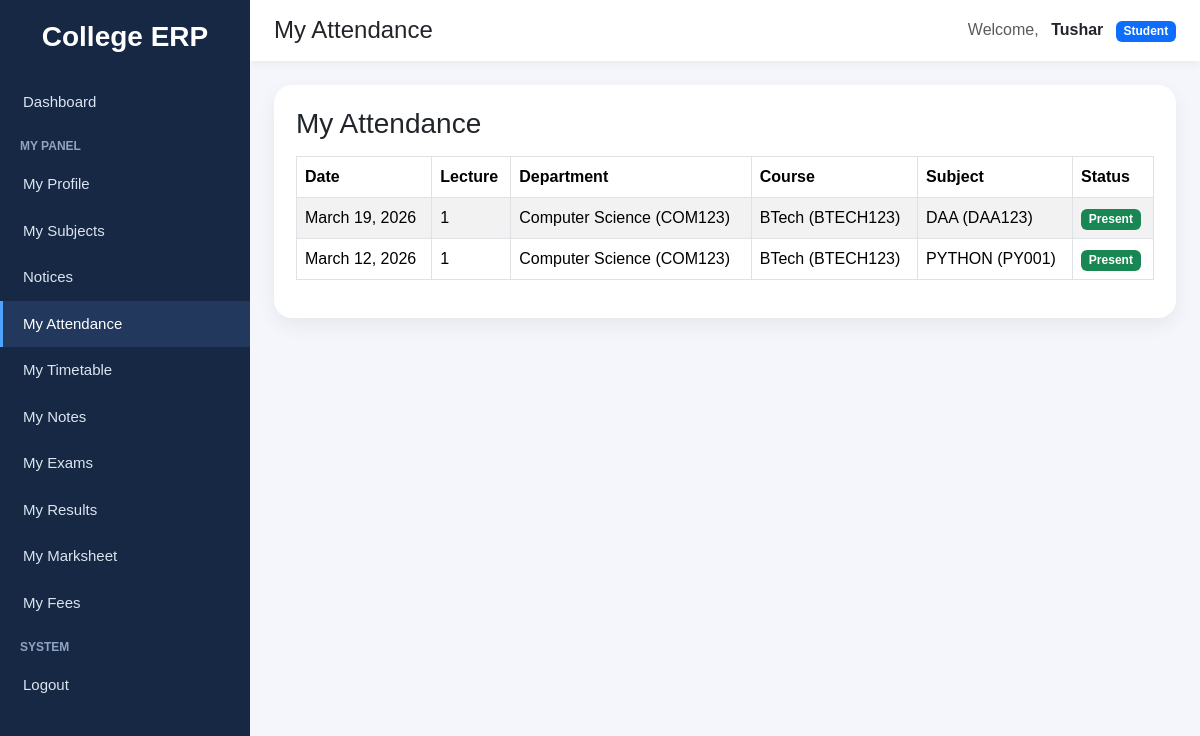
Page /attendance/my/ (signed in) on the committed database.
### accounts/models.py (models this page shows, shortened)
class CustomUser(AbstractUser):
    ROLE_CHOICES = (
        ("student", "Student"),
        ("faculty", "Faculty"),
        ("admin", "Admin"),
    )
    role = models.CharField(max_length=20, choices=ROLE_CHOICES)
    groups = models.ManyToManyField(
        Group,
        blank=True,
        related_name="customuser_set",
        related_query_name="customuser"
    )
    user_permissions = models.ManyToManyField(
        Permission,
        blank=True,
        related_name="customuser_permissions_set",
        related_query_name="customuser_permission"
    )

### attendance/models.py (models this page shows, shortened)
class AttendanceRecord(models.Model):
    STATUS_CHOICES = (
        ('Present', 'Present'),
        ('Absent', 'Absent'),
        ('Leave', 'Leave'),
    )
    session = models.ForeignKey(
        AttendanceSession,
        on_delete=models.CASCADE,
        related_name='records'
    )
    student = models.ForeignKey(
        Student,
        on_delete=models.CASCADE,
        related_name='attendance_records'
    )
    status = models.CharField(max_length=10, choices=STATUS_CHOICES, default='Present')
    remarks = models.CharField(max_length=255, blank=True, null=True)
    class Meta:
        ordering = ['student__name']
        unique_together = ('session', 'student')

class AttendanceSession(models.Model):
    department = models.ForeignKey(
        Department,
        on_delete=models.CASCADE,
        related_name='attendance_sessions'
    )
    course = models.ForeignKey(
        Course,
        on_delete=models.CASCADE,
        related_name='attendance_sessions'
    )
    semester = models.PositiveSmallIntegerField()
    section = models.CharField(max_length=20, blank=True, null=True)
    subject = models.ForeignKey(
        Subject,
        on_delete=models.CASCADE,
        related_name='attendance_sessions'
    )
    faculty = models.ForeignKey(
        Faculty,
        on_delete=models.SET_NULL,
        null=True,
        blank=True,
        related_name='attendance_sessions'
    )
    date = models.DateField()
    lecture_number = models.PositiveSmallIntegerField(default=1)
    created_at = models.DateTimeField(auto_now_add=True)
    updated_at = models.DateTimeField(auto_now=True)
    class Meta:
        ordering = ['-date', 'lecture_number']
        unique_together = (
            'department',
            'course',
            'semester',
            'section',
            'subject',
            'date',
            'lecture_number',
        )

### departments/models.py (models this page shows)
class Department(models.Model):
    name = models.CharField(max_length=100, unique=True)
    code = models.CharField(max_length=10, unique=True)
    class Meta:
        ordering = ["name"]
    def __str__(self):
        return f"{self.name} ({self.code})"

### courses/models.py (models this page shows)
class Course(models.Model):
    name = models.CharField(max_length=100, unique=True)
    code = models.CharField(max_length=20, unique=True)
    department = models.ForeignKey(
        Department,
        on_delete=models.CASCADE,
        related_name="courses"
    )
    duration = models.PositiveIntegerField(default=3)
    faculty = models.ForeignKey(
        "faculty.Faculty",
        on_delete=models.SET_NULL,
        null=True,
        blank=True,
        related_name="assigned_courses"
    )
    created_at = models.DateTimeField(auto_now_add=True)
    class Meta:
        ordering = ["name"]
    def __str__(self):
        return f"{self.name} ({self.code})"

### subjects/models.py (models this page shows)
class Subject(models.Model):
    name = models.CharField(max_length=100)
    code = models.CharField(max_length=20)
    def __str__(self):
        return f"{self.name} ({self.code})"

### attendance/views.py (the view)
# urls.py: path('my/', views.my_attendance, name='my_attendance'),
@login_required
def my_attendance(request):
    if getattr(request.user, 'role', None) != 'student':
        return redirect('attendance_list')
    records = AttendanceRecord.objects.select_related(
        'session', 'session__subject', 'session__course', 'session__department'
    ).filter(
        student__user=request.user
    ).order_by('-session__date', '-session__lecture_number')
    context = {
        'records': records,
    }
    return render(request, 'attendance/my_attendance.html', context)

### notices/context_processors.py (called while the page is built)
def latest_notices(request):
    if not request.user.is_authenticated:
        return {"latest_notices": []}
    notices = get_visible_notices_for_user(request.user)[:5]
    return {"latest_notices": notices}

### attendance/templates/attendance/my_attendance.html (shortened to what this page needs)
{% extends "base.html" %}
{% block page_title %}My Attendance{% endblock %}
{% block content %}
<div class="page-card">
    <h3 class="mb-3">My Attendance</h3>
    <div class="table-responsive">
        <table class="table table-bordered table-striped align-middle">
            <thead>
                <tr>
                    <th>Date</th>
                    <th>Lecture</th>
                    <th>Department</th>
                    <th>Course</th>
                    <th>Subject</th>
                    <th>Status</th>
                </tr>
            </thead>
            <tbody>
                {% for record in records %}
                <tr>
                    <td>{{ record.session.date }}</td>
                    <td>{{ record.session.lecture_number }}</td>
                    <td>{{ record.session.department }}</td>
                    <td>{{ record.session.course }}</td>
                    <td>{{ record.session.subject }}</td>
                    <td>
                        {% if record.status == 'Present' %}
                            <span class="badge bg-success">Present</span>
                        {% elif record.status == 'Absent' %}
                            <span class="badge bg-danger">Absent</span>
                        {% else %}
                            <span class="badge bg-warning text-dark">Leave</span>
                        {% endif %}
                    </td>
                </tr>
                {% empty %}
                <tr>
                    <td colspan="6" class="text-center">No attendance found.</td>
                </tr>
                {% endfor %}
            </tbody>
        </table>
    </div>
</div>
{% endblock %}

### templates/base.html (shortened to what this page needs)
<!DOCTYPE html>
<html lang="en">
<head>
    <link href="https://cdn.jsdelivr.net/npm/bootstrap@5.3.3/dist/css/bootstrap.min.css" rel="stylesheet">
</head>
<body>
<div class="sidebar">
    <h3>College ERP</h3>
    {% if request.user.is_authenticated %}
        {% if request.user.is_superuser or request.user.role == 'admin' %}
            <a href="/dashboard/" class="{% if '/dashboard' in request.path or request.path == '/' %}active-link{% endif %}">
                Dashboard
            </a>
            <div class="sidebar-section-title">Management</div>
            <a href="{% url 'student_list' %}" class="{% if '/students/' in request.path %}active-link{% endif %}">
                Students
            </a>
            <a href="{% url 'faculty_list' %}" class="{% if '/faculty/' in request.path %}active-link{% endif %}">
                Faculty
            </a>
            <a href="/courses/" class="{% if '/courses/' in request.path %}active-link{% endif %}">
                Courses
            </a>
            <a href="/departments/" class="{% if '/departments/' in request.path %}active-link{% endif %}">
                Departments
            </a>
            <div class="sidebar-section-title">Academics</div>
            <a href="/subjects/" class="{% if '/subjects/' in request.path and '/subjects/assignments/' not in request.path and '/subjects/my/' not in request.path %}active-link{% endif %}">
                Subjects
            </a>
            <a href="{% url 'subject_assignment_list' %}" class="{% if '/subjects/assignments/' in request.path %}active-link{% endif %}">
                Subject Assignments
            </a>
            <a href="{% url 'notice_list' %}" class="{% if '/notices/' in request.path %}active-link{% endif %}">
                Notices
            </a>
            <a href="{% url 'attendance_list' %}" class="{% if '/attendance/' in request.path %}active-link{% endif %}">
                Attendance
            </a>
            <a href="{% url 'timetable_list' %}" class="{% if '/timetable/' in request.path and '/timetable/faculty/' not in request.path and '/timetable/student/' not in request.path %}active-link{% endif %}">
                Timetable
            </a>
            <a href="/exams/" class="{% if '/exams/' in request.path and '/exams/results/' not in request.path %}active-link{% endif %}">
                Exams
            </a>
            <a href="{% url 'exam_schedule_list' %}" class="{% if '/exams/schedule/' in request.path %}active-link{% endif %}">
                Exam Schedule
            </a>
            <a href="{% url 'result_list' %}" class="{% if '/exams/results/list/' in request.path %}active-link{% endif %}">
                Results
            </a>
            <a href="{% url 'fee_structure_list' %}" class="{% if '/finance/structures/' in request.path %}active-link{% endif %}">
                Fee Structures
            </a>
            <a href="{% url 'promote_student_fee' %}" class="{% if '/finance/promote/' in request.path %}active-link{% endif %}">
                Promote Fees
            </a>
            <a href="{% url 'student_fee_list' %}" class="{% if '/finance/students/' in request.path %}active-link{% endif %}">
                Student Fees
            </a>
        {% elif request.user.role == 'student' %}
            <a href="/dashboard/" class="{% if '/dashboard' in request.path or request.path == '/' %}active-link{% endif %}">
                Dashboard
            </a>
            <div class="sidebar-section-title">My Panel</div>
            <a href="{% url 'my_student_profile' %}" class="{% if '/students/profile/' in request.path %}active-link{% endif %}">
                My Profile
            </a>
            <a href="{% url 'my_subjects' %}" class="{% if '/subjects/my/' in request.path %}active-link{% endif %}">
                My Subjects
            </a>
            <a href="{% url 'notice_list' %}" class="{% if '/notices/' in request.path %}active-link{% endif %}">
                Notices
            </a>
            <a href="{% url 'my_attendance' %}" class="{% if '/attendance/my/' in request.path %}active-link{% endif %}">
                My Attendance
            </a>
            <a href="{% url 'student_timetable' %}" class="{% if '/timetable/student/' in request.path %}active-link{% endif %}">
                My Timetable
            </a>
            <a href="{% url 'student_note_list' %}" class="{% if '/notes/student/' in request.path %}active-link{% endif %}">
                My Notes
            </a>
            <a href="{% url 'student_exam_schedule' %}" class="{% if '/exams/my-exams/' in request.path %}active-link{% endif %}">
                My Exams
            </a>
            <a href="{% url 'student_result_list' %}" class="{% if '/exams/results/student/' in request.path %}active-link{% endif %}">
                My Results
            </a>
            <a href="{% url 'consolidated_marksheet' %}" class="{% if '/exams/marksheet/' in request.path %}active-link{% endif %}">
                My Marksheet
            </a>
            <a href="{% url 'my_fees' %}" class="{% if '/finance/my-fees/' in request.path %}active-link{% endif %}">
                My Fees
            </a>
        {% endif %}
        <div class="sidebar-section-title">System</div>
        <form method="post" action="/accounts/logout/" style="margin:0;">
            <button type="submit" class="sidebar-logout-btn">Logout</button>
        </form>
    {% endif %}
</div>
<div class="main-content">
    <div class="topbar d-flex justify-content-between align-items-center">
        <h4 class="mb-0">{% block page_title %}College ERP{% endblock %}</h4>
        <div>
            {% if request.user.is_authenticated %}
                <span class="me-2 text-muted">Welcome,</span>
                <strong>{{ request.user.username }}</strong>
                {% if request.user.is_superuser %}
                    <span class="badge bg-danger ms-2">Admin</span>
                {% elif request.user.role %}
                    <span class="badge bg-primary ms-2">{{ request.user.role|title }}</span>
                {% endif %}
            {% endif %}
        </div>
    </div>
    <div class="content-area">
        {% block content %}{% endblock %}
    </div>
</div>
</body>
</html>

### templates/base.html (style rules this page uses)
body { background-color: #f4f6fb; margin: 0; padding: 0; font-family: Arial, sans-serif; }
.sidebar { width: 250px; min-height: 100vh; background: #172844; color: white; position: fixed; top: 0; left: 0; padding-top: 20px; }
.sidebar h3 { text-align: center; margin-bottom: 25px; font-weight: 700; }
.sidebar a { color: #dbe4f0; text-decoration: none; display: block; padding: 12px 20px; font-size: 15px; border-left: 3px solid transparent; }
.sidebar a:hover, .sidebar a.active-link { background: #22385d; color: white; border-left: 3px solid #4da3ff; }
.sidebar-section-title { font-size: 12px; color: #8fa4c3; padding: 12px 20px 6px; text-transform: uppercase; font-weight: bold; }
.sidebar-logout-btn { color: #dbe4f0; text-decoration: none; display: block; padding: 12px 20px; font-size: 15px; border: none; background: none; width: 100%; text-align: left; border-left: 3px solid transparent; }
.main-content { margin-left: 250px; min-height: 100vh; }
.topbar { background: white; padding: 16px 24px; box-shadow: 0 2px 10px rgba(0,0,0,0.06); }
.content-area { padding: 24px; }
.page-card { background: white; border-radius: 18px; padding: 22px; box-shadow: 0 8px 20px rgba(0,0,0,0.06); }

### rows in the picture
CustomUser: user.username "Tushar", user.role "Student"
AttendanceRecord: session "March 19, 2026", session.lecture_number "1", session.department "Computer Science (COM123)", session.course "BTech (BTECH123)", session.subject "DAA (DAA123)", status "Present"
AttendanceRecord: session "March 12, 2026", session.lecture_number "1", session.department "Computer Science (COM123)", session.course "BTech (BTECH123)", session.subject "PYTHON (PY001)", status "Present"
